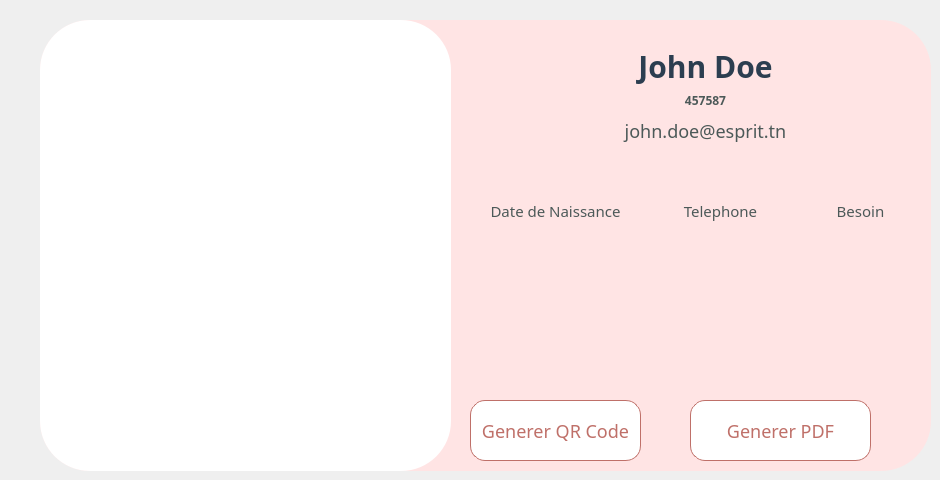
      <widget class="QWidget" name="QrCode">
       <widget class="QFrame" name="frame_14">
        <property name="geometry">
         <rect>
          <x>40</x>
          <y>20</y>
          <width>891</width>
          <height>451</height>
         </rect>
        </property>
        <property name="styleSheet">
         <string notr="true">border-radius:50px;

background-color: rgb(255, 228, 228);

</string>
        </property>
        <property name="frameShape">
         <enum>QFrame::StyledPanel</enum>
        </property>
        <property name="frameShadow">
         <enum>QFrame::Raised</enum>
        </property>
        <widget class="QLabel" name="qrcode">
         <property name="geometry">
          <rect>
           <x>0</x>
           <y>0</y>
           <width>411</width>
           <height>451</height>
          </rect>
         </property>
         <property name="autoFillBackground">
          <bool>false</bool>
         </property>
         <property name="styleSheet">
          <string notr="true">background-color:#fff;
border-radius:50px;
</string>
         </property>
         <property name="text">
          <string/>
         </property>
         <property name="scaledContents">
          <bool>false</bool>
         </property>
         <property name="alignment">
          <set>Qt::AlignCenter</set>
         </property>
         <property name="wordWrap">
          <bool>false</bool>
         </property>
        </widget>
        <widget class="QLabel" name="namelabel">
         <property name="geometry">
          <rect>
           <x>500</x>
           <y>20</y>
           <width>331</width>
           <height>51</height>
          </rect>
         </property>
         <property name="styleSheet">
          <string notr="true">color: #2C3E50;
font-size:30px;
font:bold;
font-family : century gothic;</string>
         </property>
         <property name="text">
          <string>John Doe</string>
         </property>
         <property name="alignment">
          <set>Qt::AlignCenter</set>
         </property>
        </widget>
        <widget class="QLabel" name="email_label">
         <property name="geometry">
          <rect>
           <x>450</x>
           <y>90</y>
           <width>431</width>
           <height>41</height>
          </rect>
         </property>
         <property name="styleSheet">
          <string notr="true">color: #4C5958;
font-size:18px;
font-family : century gothic;</string>
         </property>
         <property name="text">
          <string>john.doe@esprit.tn</string>
         </property>
         <property name="alignment">
          <set>Qt::AlignCenter</set>
         </property>
        </widget>
        <widget class="QLabel" name="datedenai">
         <property name="geometry">
          <rect>
           <x>440</x>
           <y>170</y>
           <width>151</width>
           <height>41</height>
          </rect>
         </property>
         <property name="styleSheet">
          <string notr="true">color: #4C5958;
font-size:15px;
font-family : century gothic;</string>
         </property>
         <property name="text">
          <string>Date de Naissance</string>
         </property>
         <property name="alignment">
          <set>Qt::AlignCenter</set>
         </property>
        </widget>
        <widget class="QLabel" name="telephone">
         <property name="geometry">
          <rect>
           <x>640</x>
           <y>170</y>
           <width>81</width>
           <height>41</height>
          </rect>
         </property>
         <property name="styleSheet">
          <string notr="true">color: #4C5958;
font-size:15px;
font-family : century gothic;</string>
         </property>
         <property name="text">
          <string>Telephone</string>
         </property>
         <property name="alignment">
          <set>Qt::AlignCenter</set>
         </property>
        </widget>
        <widget class="QLabel" name="besoin">
         <property name="geometry">
          <rect>
           <x>780</x>
           <y>170</y>
           <width>81</width>
           <height>41</height>
          </rect>
         </property>
         <property name="styleSheet">
          <string notr="true">color: #4C5958;
font-size:15px;
font-family : century gothic;</string>
         </property>
         <property name="text">
          <string>Besoin</string>
         </property>
         <property name="alignment">
          <set>Qt::AlignCenter</set>
         </property>
        </widget>
        <widget class="QLabel" name="date_nai_label">
         <property name="geometry">
          <rect>
           <x>430</x>
           <y>210</y>
           <width>171</width>
           <height>31</height>
          </rect>
         </property>
         <property name="styleSheet">
          <string notr="true">color: #2C3E50;
font-size:18px;
font:bold;
font-family : century gothic;</string>
         </property>
         <property name="text">
          <string/>
         </property>
         <property name="alignment">
          <set>Qt::AlignCenter</set>
         </property>
        </widget>
        <widget class="QLabel" name="telephone_label">
         <property name="geometry">
          <rect>
           <x>620</x>
           <y>210</y>
           <width>121</width>
           <height>31</height>
          </rect>
         </property>
         <property name="styleSheet">
          <string notr="true">color: #2C3E50;
font-size:15px;
font:bold;
font-family : century gothic;</string>
         </property>
         <property name="text">
          <string/>
         </property>
         <property name="scaledContents">
          <bool>true</bool>
         </property>
         <property name="alignment">
          <set>Qt::AlignCenter</set>
         </property>
         <property name="wordWrap">
          <bool>true</bool>
         </property>
        </widget>
        <widget class="QLabel" name="besoin_label">
         <property name="geometry">
          <rect>
           <x>760</x>
           <y>210</y>
           <width>121</width>
           <height>31</height>
          </rect>
         </property>
         <property name="styleSheet">
          <string notr="true">color: #2C3E50;
font-size:15px;
font:bold;
font-family : century gothic;</string>
         </property>
         <property name="text">
          <string/>
         </property>
         <property name="scaledContents">
          <bool>true</bool>
         </property>
         <property name="alignment">
          <set>Qt::AlignCenter</set>
         </property>
         <property name="wordWrap">
          <bool>true</bool>
         </property>
        </widget>
        <widget class="QLabel" name="id_label">
         <property name="geometry">
          <rect>
           <x>610</x>
           <y>70</y>
           <width>111</width>
           <height>21</height>
          </rect>
         </property>
         <property name="styleSheet">
          <string notr="true">color: #4C5958;
font-size:12px;
font:bold;
font-family : century gothic;</string>
         </property>
         <property name="text">
          <string>457587</string>
         </property>
         <property name="alignment">
          <set>Qt::AlignCenter</set>
         </property>
        </widget>
        <widget class="QPushButton" name="qrcode_button">
         <property name="geometry">
          <rect>
           <x>430</x>
           <y>380</y>
           <width>171</width>
           <height>61</height>
          </rect>
         </property>
         <property name="styleSheet">
          <string notr="true">QPushButton{
font-size:18px;
font-family:century gothic;
background:white;
border-radius:60px;
color:#BF7069;
border-radius:15px;
border:1px solid #BF7069;
}
QPushButton:hover{
color:#FFABAB;
/*background:#801414;*/
background:rgb(255, 228, 228);
border-radius:15px;
}</string>
         </property>
         <property name="text">
          <string>Generer QR Code</string>
         </property>
        </widget>
        <widget class="QPushButton" name="generatepdf">
         <property name="geometry">
          <rect>
           <x>650</x>
           <y>380</y>
           <width>181</width>
           <height>61</height>
          </rect>
         </property>
         <property name="styleSheet">
          <string notr="true">QPushButton{
font-size:18px;
font-family:century gothic;
background:white;
border-radius:60px;
color:#BF7069;
border-radius:15px;
border:1px solid #BF7069;
}
QPushButton:hover{
color:#FFABAB;
/*background:#801414;*/
background:rgb(255, 228, 228);
border-radius:15px;
}</string>
         </property>
         <property name="text">
          <string>Generer PDF</string>
         </property>
        </widget>
       </widget>
      </widget>
